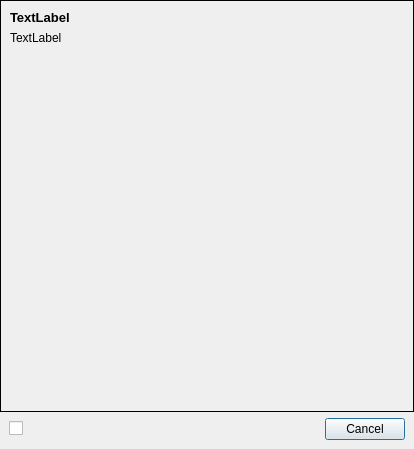
<?xml version="1.0" encoding="UTF-8"?>
<ui version="4.0">
 <class>ConflictDialog</class>
 <widget class="QDialog" name="ConflictDialog">
  <property name="geometry">
   <rect>
    <x>0</x>
    <y>0</y>
    <width>414</width>
    <height>449</height>
   </rect>
  </property>
  <property name="windowTitle">
   <string>Dialog</string>
  </property>
  <layout class="QVBoxLayout" name="verticalLayout_2">
   <property name="leftMargin">
    <number>0</number>
   </property>
   <property name="topMargin">
    <number>0</number>
   </property>
   <property name="rightMargin">
    <number>0</number>
   </property>
   <property name="bottomMargin">
    <number>9</number>
   </property>
   <item>
    <widget class="QFrame" name="frame">
     <property name="autoFillBackground">
      <bool>false</bool>
     </property>
     <property name="frameShape">
      <enum>QFrame::Box</enum>
     </property>
     <layout class="QVBoxLayout" name="verticalLayout">
      <property name="leftMargin">
       <number>9</number>
      </property>
      <property name="topMargin">
       <number>9</number>
      </property>
      <property name="rightMargin">
       <number>9</number>
      </property>
      <property name="bottomMargin">
       <number>12</number>
      </property>
      <item>
       <widget class="QLabel" name="text">
        <property name="font">
         <font>
          <pointsize>10</pointsize>
          <weight>75</weight>
          <bold>true</bold>
         </font>
        </property>
        <property name="text">
         <string>TextLabel</string>
        </property>
       </widget>
      </item>
      <item>
       <widget class="QLabel" name="questionText">
        <property name="text">
         <string>TextLabel</string>
        </property>
       </widget>
      </item>
      <item>
       <widget class="QDialogButtonBox" name="buttonBox">
        <property name="orientation">
         <enum>Qt::Vertical</enum>
        </property>
        <property name="standardButtons">
         <set>QDialogButtonBox::NoButton</set>
        </property>
       </widget>
      </item>
     </layout>
    </widget>
   </item>
   <item>
    <layout class="QHBoxLayout" name="horizontalLayout">
     <property name="leftMargin">
      <number>9</number>
     </property>
     <property name="rightMargin">
      <number>9</number>
     </property>
     <property name="bottomMargin">
      <number>0</number>
     </property>
     <item>
      <widget class="QCheckBox" name="checkBox">
       <property name="text">
        <string/>
       </property>
      </widget>
     </item>
     <item>
      <spacer name="horizontalSpacer">
       <property name="orientation">
        <enum>Qt::Horizontal</enum>
       </property>
       <property name="sizeHint" stdset="0">
        <size>
         <width>40</width>
         <height>20</height>
        </size>
       </property>
      </spacer>
     </item>
     <item>
      <widget class="QPushButton" name="buttonCancel">
       <property name="text">
        <string>Cancel</string>
       </property>
      </widget>
     </item>
    </layout>
   </item>
  </layout>
 </widget>
 <resources/>
 <connections>
  <connection>
   <sender>buttonCancel</sender>
   <signal>clicked()</signal>
   <receiver>ConflictDialog</receiver>
   <slot>reject()</slot>
   <hints>
    <hint type="sourcelabel">
     <x>352</x>
     <y>91</y>
    </hint>
    <hint type="destinationlabel">
     <x>199</x>
     <y>56</y>
    </hint>
   </hints>
  </connection>
  <connection>
   <sender>buttonBox</sender>
   <signal>accepted()</signal>
   <receiver>ConflictDialog</receiver>
   <slot>accept()</slot>
   <hints>
    <hint type="sourcelabel">
     <x>9</x>
     <y>83</y>
    </hint>
    <hint type="destinationlabel">
     <x>164</x>
     <y>84</y>
    </hint>
   </hints>
  </connection>
  <connection>
   <sender>buttonBox</sender>
   <signal>rejected()</signal>
   <receiver>ConflictDialog</receiver>
   <slot>reject()</slot>
   <hints>
    <hint type="sourcelabel">
     <x>9</x>
     <y>83</y>
    </hint>
    <hint type="destinationlabel">
     <x>164</x>
     <y>84</y>
    </hint>
   </hints>
  </connection>
 </connections>
</ui>
